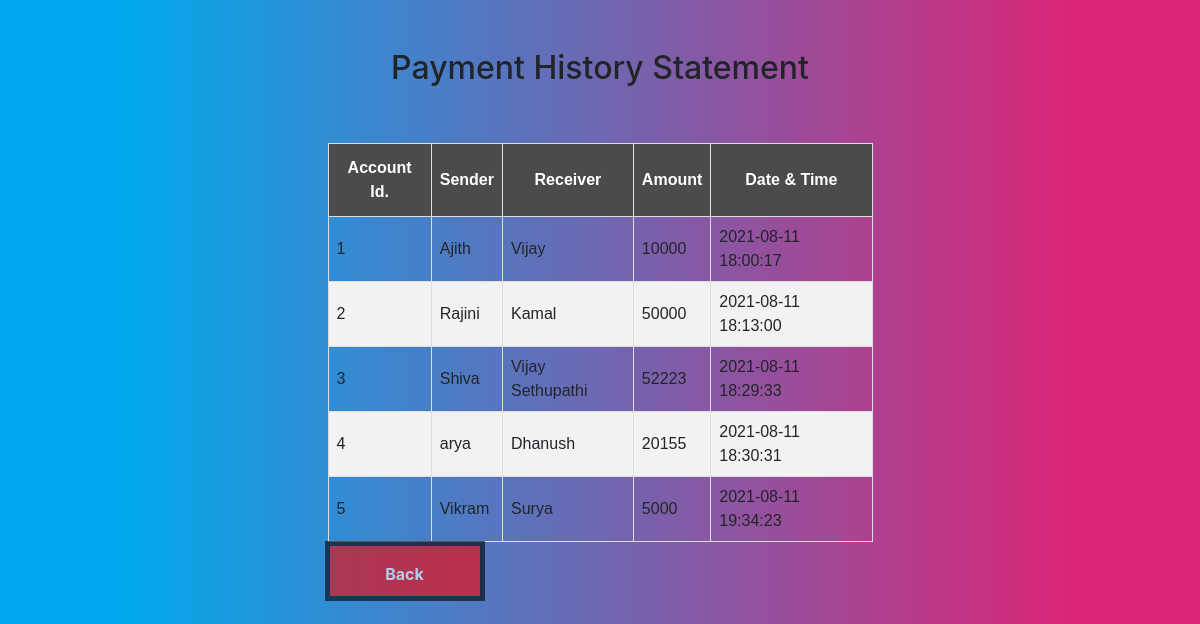
The page /transactionhistory.php on the database its author committed.
### tables this page shows
CREATE TABLE `transaction` (
  `sno` int(3) NOT NULL,
  `sender` text NOT NULL,
  `receiver` text NOT NULL,
  `balance` int(8) NOT NULL,
  `datetime` datetime NOT NULL DEFAULT current_timestamp()
);

### transactionhistory.php (the view, shortened to what this page needs)
<!DOCTYPE html>
<html lang="en">
<head>
    <link rel="stylesheet" href="https://stackpath.bootstrapcdn.com/bootstrap/4.5.2/css/bootstrap.min.css">
    <link rel="stylesheet" type="text/css" href="css/style.css">
</head>
<body>
	<div class="container">
        <h2 class="text-center pt-4">Payment History Statement</h2>
        <br>
       <br>
       <div class="table-responsive-sm">
    <table  id="customers">
        <thead>
            <tr>
                <th class="text-center">Account Id.</th>
                <th class="text-center">Sender</th>
                <th class="text-center">Receiver</th>
                <th class="text-center">Amount</th>
                <th class="text-center">Date & Time</th>
            </tr>
        </thead>
        <tbody>
        <?php
            include 'config.php';
            $sql ="select * from transaction";
            $query =mysqli_query($conn, $sql);
            while($rows = mysqli_fetch_assoc($query))
            {
        ?>
            <tr>
            <td class="py-2"><?php echo $rows['sno']; ?></td>
            <td class="py-2"><?php echo $rows['sender']; ?></td>
            <td class="py-2"><?php echo $rows['receiver']; ?></td>
            <td class="py-2"><?php echo $rows['balance']; ?> </td>
            <td class="py-2"><?php echo $rows['datetime']; ?> </td>
        <?php
            }
        ?>
        </tbody>
    </table>
        <div>
        <a href="index.php"><button class = button>Back</button></a>
        </div>
    </div>
</div>
</body>
</html>

### css/style.css (style rules this page uses)
button { width: 150px; height: 50px; cursor: pointer; font-size: 20px; font-weight: bold; color: black; background: white; border: 2px solid black; box-shadow: 5px 5px 0 black, -5px -5px 0 black, -5px 5px 0 black, 5px -5px 0 black; transition: 500ms ease-in-out; }
.container { position: relative; width: 50%; }
body { margin:25px; background:-webkit-linear-gradient(90deg, #00aaee 10%, #DD2476 90%); background:-moz-linear-gradient(90deg, #00aaee 10%, #DD2476 90%); background:-ms-linear-gradient(90deg, #00aaee 10%, #DD2476 90%); background:-o-linear-gradient(90deg, #00aaee 10%, #DD2476 90%); background:linear-gradient(90deg, #00aaee 10%, #DD2476 90%); }

### transactionhistory.php (style rules this page uses)
#customers { font-family: Arial, Helvetica, sans-serif; border-collapse: collapse; width: 100%; }
#customers td, #customers th { border: 1px solid #ddd; padding: 8px; }
#customers tr:nth-child(even) { background-color: #f2f2f2; }
#customers th { padding-top: 12px; padding-bottom: 12px; text-align: left; background-color: #4C4B4B; color: white; }
.button { background-color:#ff0000; border: none; color: white; padding: 16px 32px; text-align: center; font-size: 16px; margin: 4px 2px; opacity: 0.6; transition: 0.3s; display: inline-block; text-decoration: none; cursor: pointer; }

### rows shown on the page
transaction: sno "1", sender "Ajith", receiver "Vijay", balance "10000", datetime "2021-08-11 18:00:17"
transaction: sno "2", sender "Rajini", receiver "Kamal", balance "50000", datetime "2021-08-11 18:13:00"
transaction: sno "3", sender "Shiva", receiver "Vijay Sethupathi", balance "52223", datetime "2021-08-11 18:29:33"
transaction: sno "4", sender "arya", receiver "Dhanush", balance "20155", datetime "2021-08-11 18:30:31"
transaction: sno "5", sender "Vikram", receiver "Surya", balance "5000", datetime "2021-08-11 19:34:23"
